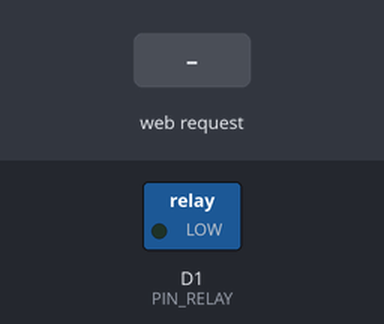
This sketch was run on a simulated ESP8266 (NodeMCU). Shown: switched loads named in the sketch (green lamp = pin HIGH). The inputs (shaded band) are chosen by the test bench. WiFi joins after 1.5 s; servers stay silent unless stated.

Above: at 2.7 s.
2.8 s: HTTP request GET /on received
At 3.1 s:
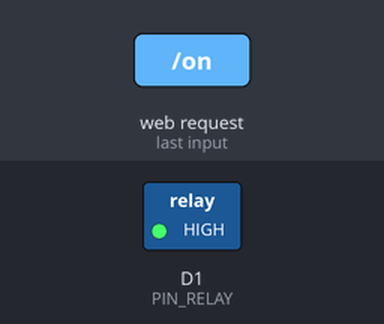
4.3 s: HTTP request GET /off received
At 5.5 s:
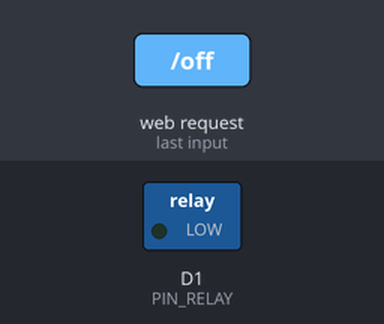
Timing chart, 0 to 7.3 s (numbered marks = the images above; inputs shaded):
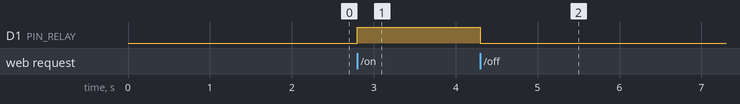

The sketch:

relayctrl.ino
```cpp
#include <ESP8266WiFi.h>
#include <DNSServer.h>
#include <ESP8266WebServer.h>
#include <WiFiManager.h>
#include <WiFiUdp.h>
#include <ArduinoOTA.h>
#include <ESP8266mDNS.h>

#define RELAY_TIMEOUT 500

int PIN_RELAY = D1;

ESP8266WebServer server(80);
WiFiManager wifiManager;

void setup() {

  pinMode(PIN_RELAY, OUTPUT);
  relayOff();

  WiFi.hostname("RelayCtrl");
  wifi_station_set_hostname("RelayCtrl");

  wifiManager.setConfigPortalTimeout(180);
  wifiManager.autoConnect("RelayCtrl");

  if(WiFi.status() != WL_CONNECTED) {
    ESP.restart();
    return;
  }

  ArduinoOTA.setPort(80);
  ArduinoOTA.setHostname("RelayCtrl");
  ArduinoOTA.begin();

  if (MDNS.begin("RelayCtrl")) {
    MDNS.addService("http", "tcp", 80);
    MDNS.addService("RelayCtrl", "tcp", 80);
  }

  server.on("/on", HTTP_GET, _onHttpRelayOn);
  server.on("/off", HTTP_GET, _onHttpRelayOff);
  server.on("/toggle", HTTP_GET, _onHttpRelayToggle);
  server.begin();

}

void loop() {
  server.handleClient();
  ArduinoOTA.handle();
}

void _onHttpRelayOn() {
  relayOn();
  server.send(200);
}

void _onHttpRelayOff() {
  relayOff();
  server.send(200);
}

void _onHttpRelayToggle() {
  relayToggle();
  server.send(200);
}

void relayToggle() {
  relayOn();
  delay(RELAY_TIMEOUT);
  relayOff();
}

void relayOn() {
  digitalWrite(PIN_RELAY, HIGH);
}

void relayOff() {
  digitalWrite(PIN_RELAY, LOW);
}
```

Measured:
- after the input at 2.8 s, D1 (PIN_RELAY): LOW → HIGH at once
- after the input at 4.3 s, D1 (PIN_RELAY): HIGH → LOW at once
